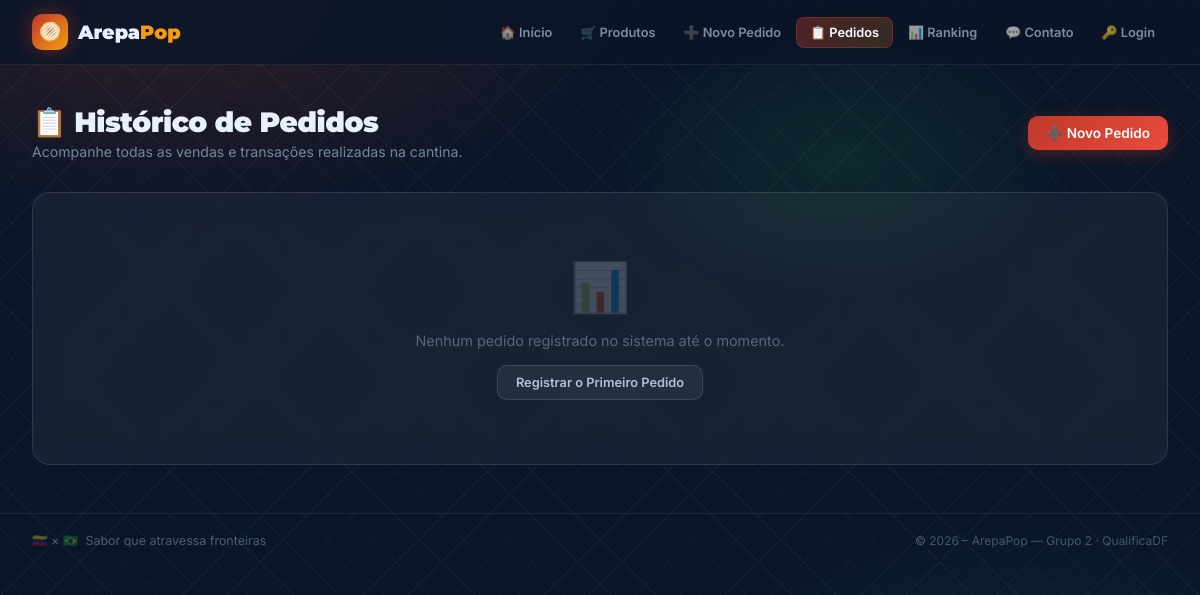
Page /pedidos on the earlier database version.
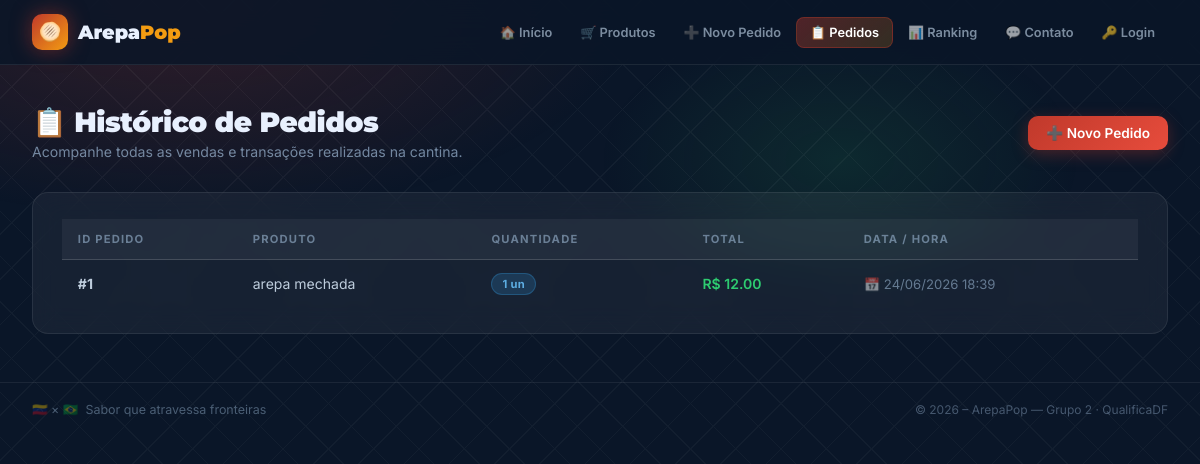
Same page on the later database version.
### tables this page shows
CREATE TABLE pedidos (
            id          INTEGER PRIMARY KEY AUTOINCREMENT,
            produto_id  INTEGER NOT NULL,
            quantidade  INTEGER NOT NULL,
            total       REAL    NOT NULL,
            data_pedido TEXT    NOT NULL,
            FOREIGN KEY (produto_id) REFERENCES produtos(id)
        );

CREATE TABLE produtos (
            id      INTEGER PRIMARY KEY AUTOINCREMENT,
            nome    TEXT NOT NULL,
            preco   REAL NOT NULL,
            estoque INTEGER NOT NULL DEFAULT 0
        );

### app.py (the view)
@app.route("/pedidos")
def listar_pedidos():
    con = conectar()
    cur = con.cursor()
    pedidos = cur.execute("""
        SELECT p.id, pr.nome, p.quantidade, p.total, p.data_pedido
        FROM pedidos p
        JOIN produtos pr ON p.produto_id = pr.id
        ORDER BY p.id DESC
    """).fetchall()
    con.close()
    return render_template("pedidos.html", pedidos=pedidos)

### banco.py (called while the page is built)
def conectar():
    return sqlite3.connect("cantina.db")

### templates/pedidos.html (shortened to what this page needs)
{% extends "base.html" %}
{% block content %}
<div class="page-wrapper">
  <div class="page-header">
    <div>
      <h2>📋 Histórico de Pedidos</h2>
      <p>Acompanhe todas as vendas e transações realizadas na cantina.</p>
    </div>
    <div>
      <a href="/novo-pedido" class="btn btn-primary">
        ➕ Novo Pedido
      </a>
    </div>
  </div>
  {% if not pedidos %}
  <div class="card empty-state">
    <span class="empty-icon">📊</span>
    <p>Nenhum pedido registrado no sistema até o momento.</p>
    <a href="/novo-pedido" class="btn btn-secondary mt-2" style="font-size: 0.8rem;">
      Registrar o Primeiro Pedido
    </a>
  </div>
  {% else %}
  <div class="card table-wrap">
    <table>
      <thead>
        <tr>
          <th>ID Pedido</th>
          <th>Produto</th>
          <th>Quantidade</th>
          <th>Total</th>
          <th>Data / Hora</th>
        </tr>
      </thead>
      <tbody>
        {% for ped in pedidos %}
        <tr>
          <td><strong>#{{ ped[0] }}</strong></td>
          <td>{{ ped[1] }}</td>
          <td>
            <span class="badge badge-blue">{{ ped[2] }} un</span>
          </td>
          <td class="text-green" style="font-weight: 600;">
            R$ {{ "%.2f"|format(ped[3]) }}
          </td>
          <td class="text-muted" style="font-size: 0.82rem;">
            📅 {{ ped[4] }}
          </td>
        </tr>
        {% endfor %}
      </tbody>
    </table>
  </div>
  {% endif %}
</div>
{% endblock %}

Differences in the rows shown:
added pedidos: id "1", nome "arepa mechada", quantidade "1", total "12.00", data_pedido "24/06/2026 18:39"
Other differences:
text no longer shown: "📊 Nenhum pedido registrado no sistema até o momento. Registrar o Primeiro Pedido"
text now shown: "ID PEDIDO PRODUTO QUANTIDADE TOTAL DATA / HORA"
